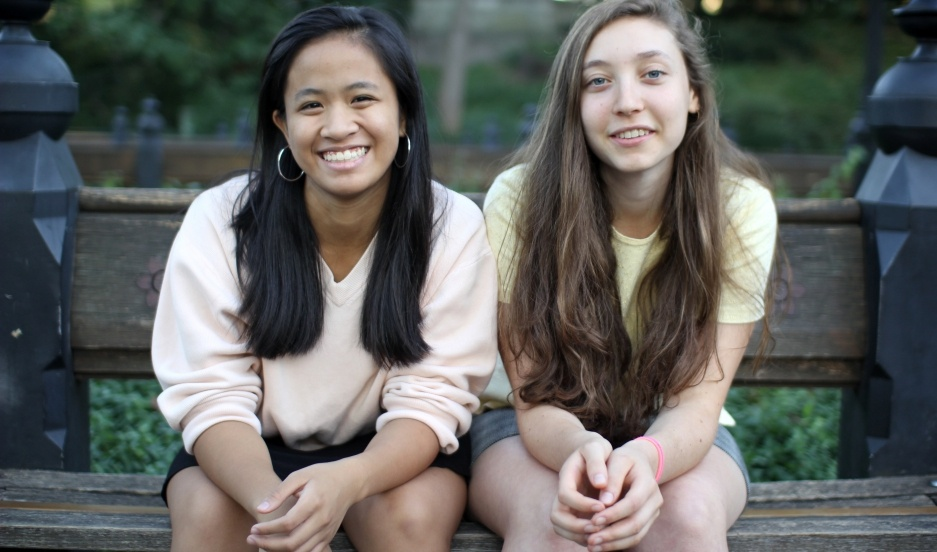
#> input picture test.jpg, 937 x 552 px
$ python run.py
#> lines starting #> are read from the running program, lines starting #| are printed output that depends on the picture; after the words box and inside, x2 and y2 are one past the last pixel; in counts of white or black regions, pixels touching at a corner belong together
import math
import cv2
import numpy as np

"""
.. sectionauthor:: Ali ArjomandBigdeli  <https://github.com/aliarjomandbigdeli>
.. since:: 1/21/2019
"""


def main():
    file_name = "test.jpg"
    video_file_name = "8.mp4"

    read_and_show_image(file_name)

    split_channel_blue(file_name)

    show_gray_image(file_name)

    gaussian_blur_gray_scale_image(file_name)

    rotate_image(file_name, -90)

    half_width_image(file_name)

    img = cv2.imread(file_name, 1)
    height, width, channels = img.shape
    resize_image(file_name, math.floor(width / 2), height)

    show_image_edges(file_name)

    segment_image(file_name)

    face_detection(file_name)

    show_frame_of_a_video(video_file_name, 5)

    cv2.waitKey(0)
    cv2.destroyAllWindows()


def read_and_show_image(file_name):
#> called with file_name = 'test.jpg'
    color = cv2.imread(file_name, 1)
#> color is the input picture: shape (552, 937, 3); mean B, G, R 96, 98.7, 97.8
    cv2.imshow("image", color)


def split_channel_blue(file_name):
#> called with file_name = 'test.jpg'
    color = cv2.imread(file_name, 1)
    blue_img = color.copy()
    blue_img[:, :, 1] = 0
    blue_img[:, :, 2] = 0
    cv2.imshow('Blue channel', blue_img)

    # [8 lines of commented-out code are left out]


def show_gray_image(file_name):
#> called with file_name = 'test.jpg'
    color = cv2.imread(file_name, 1)
    gray = cv2.cvtColor(color, cv2.COLOR_RGB2GRAY)
    cv2.imwrite("gray.jpg", gray)
    cv2.imshow("gray scale", gray)


def gaussian_blur_gray_scale_image(file_name):
#> called with file_name = 'test.jpg'
    color = cv2.imread(file_name, 1)
    gray = cv2.cvtColor(color, cv2.COLOR_RGB2GRAY)
    blur = cv2.GaussianBlur(gray, (5, 5), 0)
    cv2.imshow("gaussian blur", blur)


def rotate_image(file_name, angel):
#> called with file_name = 'test.jpg', angel = -90
    img = cv2.imread(file_name, 1)
    rotated_img = cv2.rotate(img, cv2.ROTATE_90_COUNTERCLOCKWISE)
    M = cv2.getRotationMatrix2D((img.shape[1] / 2, img.shape[0] / 2), angel, 1)
    rotated = cv2.warpAffine(img, M, (img.shape[1], img.shape[0]))
    cv2.imshow("rotated", rotated)
    cv2.imshow("rotated_img", rotated_img)


def half_width_image(file_name):
#> called with file_name = 'test.jpg'
    img = cv2.imread(file_name, 1)
    resize_image = cv2.resize(img, (0, 0), fx=0.5, fy=1)
    cv2.imshow("resize image", resize_image)


def resize_image(file_name, width, height):
#> called with file_name = 'test.jpg', width = 468, height = 552
    img = cv2.imread(file_name, 1)
    resize_image = cv2.resize(img, (width, height))
    cv2.imshow("resize image 2", resize_image)


def show_image_edges(file_name):
#> called with file_name = 'test.jpg'
    img = cv2.imread(file_name, 1)
    edges = cv2.Canny(img, 100, 70)
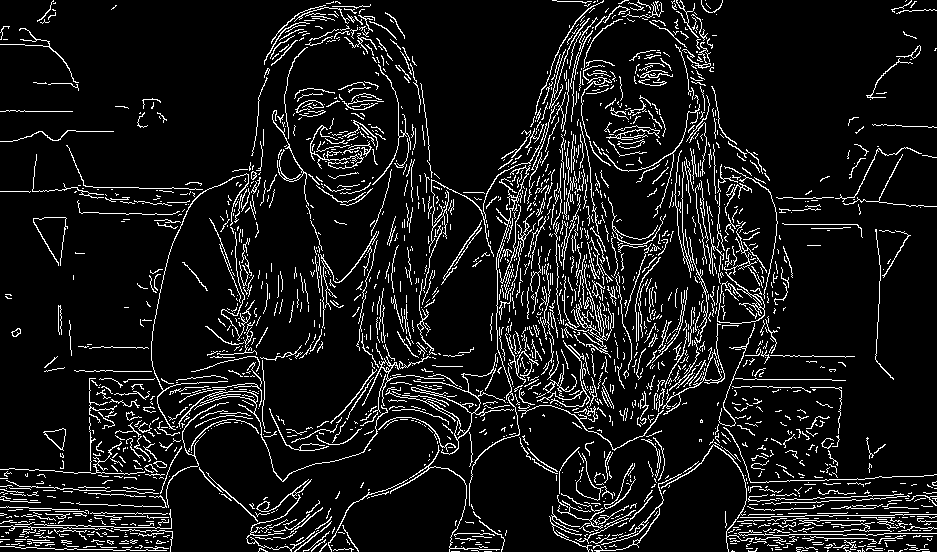
#> edges: shape (552, 937); 9.3% white in thin lines or dots
    cv2.imshow("Canny edges", edges)


def segment_image(file_name):
#> called with file_name = 'test.jpg'
    img = cv2.imread(file_name)
    gray = cv2.cvtColor(img, cv2.COLOR_BGR2GRAY)
    ret, thresh = cv2.threshold(gray, 0, 255, cv2.THRESH_BINARY_INV + cv2.THRESH_OTSU)
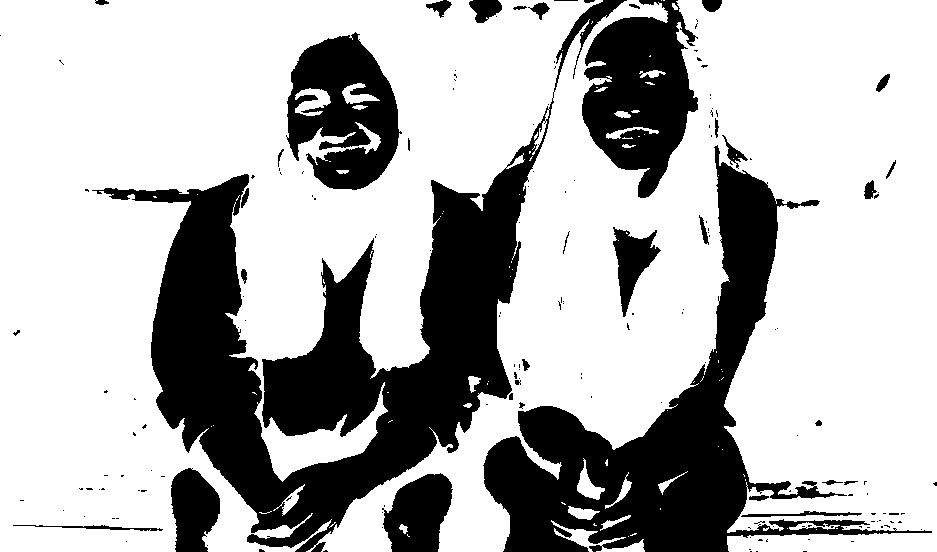
#> thresh: shape (552, 937); 71% white; 174 black regions (135 under 20 px), largest, box (x1, y1, x2, y2) and area: (92, 0, 627, 552) 69461, (483, 145, 932, 552) 42701, (582, 0, 698, 198) 13900
#> ret = 124

    # noise removal
    kernel = np.ones((7, 7), np.uint8)
    opening = cv2.morphologyEx(thresh, cv2.MORPH_OPEN, kernel, iterations=2)
#> opening: shape (552, 937); 67.3% white; 47 black regions (30 under 20 px), largest, box (x1, y1, x2, y2) and area: (85, 0, 711, 552) 100820, (483, 108, 937, 552) 50548, (278, 32, 410, 190) 13887

    # sure background area
    sure_bg = cv2.dilate(opening, kernel, iterations=3)
#> sure_bg: shape (552, 937); 79.3% white; 8 black regions (1 under 20 px), largest, box (x1, y1, x2, y2) and area: (161, 171, 520, 552) 50582, (493, 157, 893, 552) 32372, (567, 0, 689, 177) 13169

    # Finding sure foreground area
    dist_transform = cv2.distanceTransform(opening, cv2.DIST_L2, 5)
    ret, sure_fg = cv2.threshold(dist_transform, 0.1 * dist_transform.max(), 255, 0)
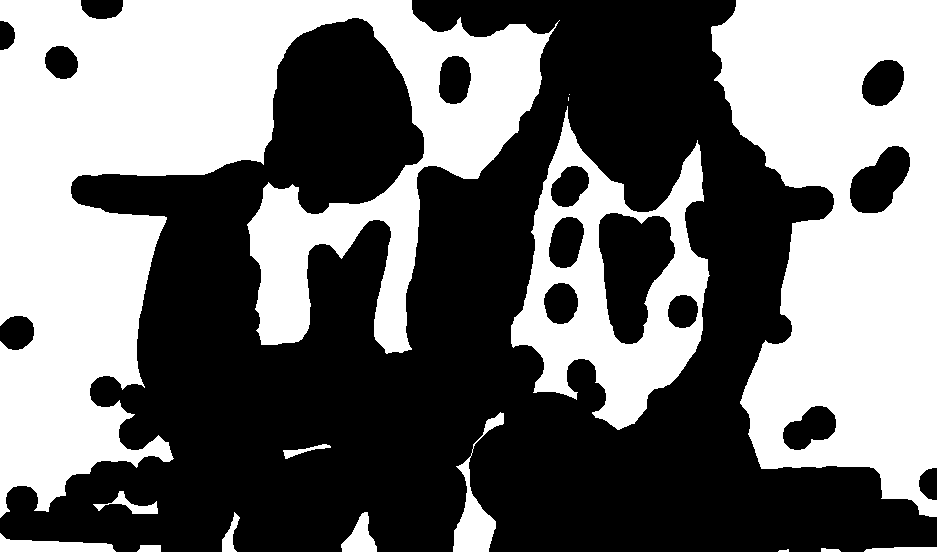
#> sure_fg: shape (552, 937) float32; 44.6% white; 15 white regions (2 under 20 px), largest, box (x1, y1, x2, y2) and area: (0, 0, 560, 518) 120713, (711, 0, 937, 517) 78701, (511, 106, 710, 430) 25385
#> ret = 14.59
    # ret, sure_fg = cv2.threshold(dist_transform, 0.7 * dist_transform.max(), 255, 0)

    # Finding unknown region
    sure_fg = np.uint8(sure_fg)
    unknown = cv2.subtract(sure_bg, sure_fg)
#> unknown: shape (552, 937); 34.7% white; 18 white regions, largest, box (x1, y1, x2, y2) and area: (0, 0, 937, 552) 147099, (255, 411, 385, 484) 6819, (599, 213, 675, 344) 6385

    # Marker labelling
    ret, markers = cv2.connectedComponents(sure_fg)
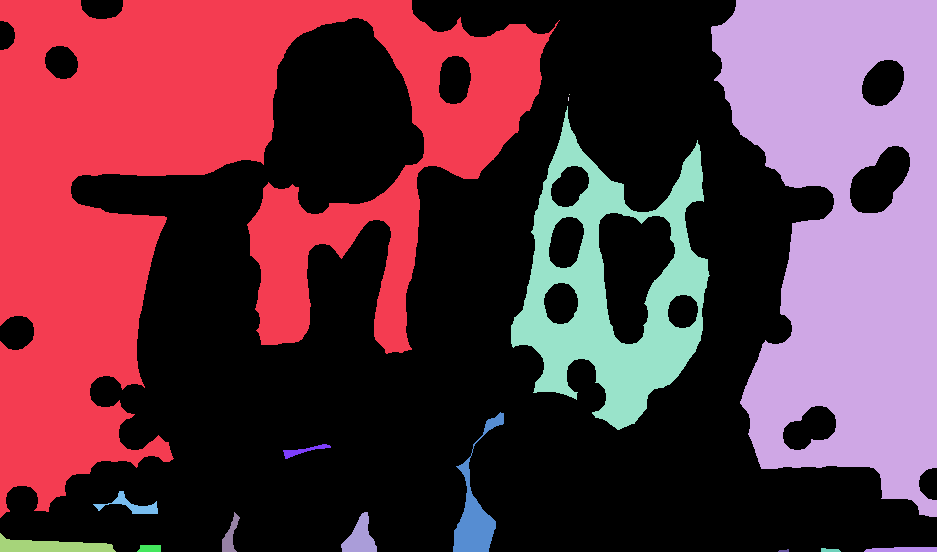
#> markers: shape (552, 937) int32; 16 distinct labels, from 0 to 15; one colour per label, 0 black
#> ret = 16

    # Add one to all labels so that sure background is not 0, but 1
    markers = markers + 1
#> markers: shape (552, 937) int32; 16 distinct labels, from 1 to 16

    # Now, mark the region of unknown with zero
    markers[unknown == 255] = 0
#> markers: shape (552, 937) int32; 17 distinct labels, from 0 to 16
    markers = cv2.watershed(img, markers)
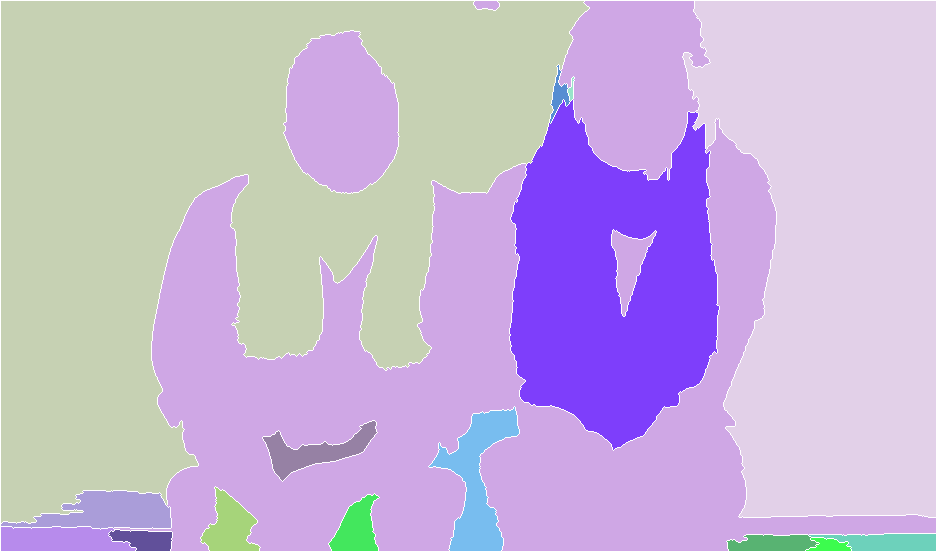
#> markers: shape (552, 937) int32; 17 distinct labels, from -1 to 16; one colour per label, 0 black, -1 white
    img[markers == -1] = [255, 0, 0]
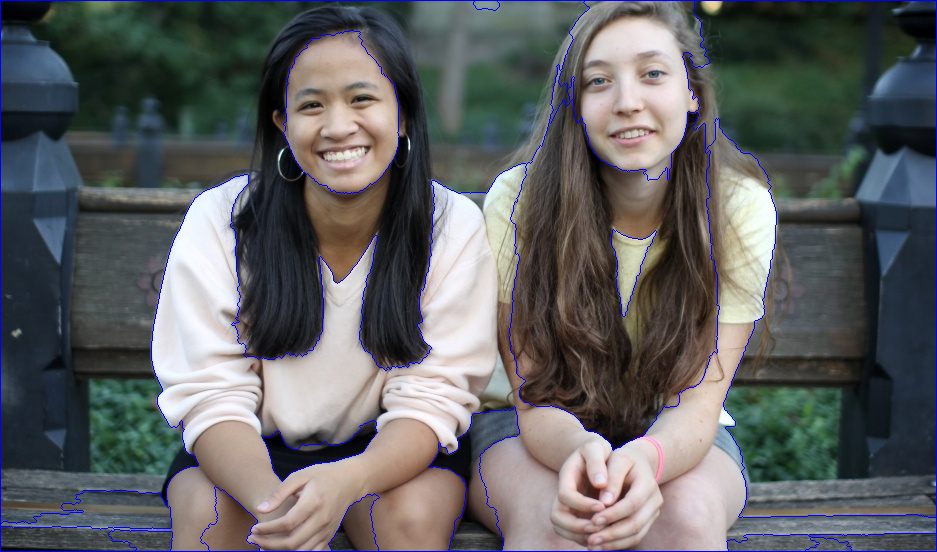
#> img: shape (552, 937, 3); 1.72% of pixels changed, all inside (x1, y1, x2, y2) = (0, 0, 937, 552)
    cv2.imshow('segmentation', img)


def face_detection(file_name):
#> called with file_name = 'test.jpg'
    img = cv2.imread(file_name, 1)
    gray = cv2.cvtColor(img, cv2.COLOR_RGB2GRAY)
    path = "data/haarcascade_frontalface_default.xml"

    face_cascade = cv2.CascadeClassifier(path)
    faces = face_cascade.detectMultiScale(gray, scaleFactor=1.30, minNeighbors=5, minSize=(40, 40))
#> faces = [[561, 23, 140, 140], [265, 42, 147, 147]]
    print("number of faces that are detected: {}".format(len(faces)))
#| number of faces that are detected: 2

    for (x, y, w, h) in faces:
        cv2.rectangle(img, (x, y), (x + w, y + h), (0, 255, 0), 2)
#> this loop made 2 passes
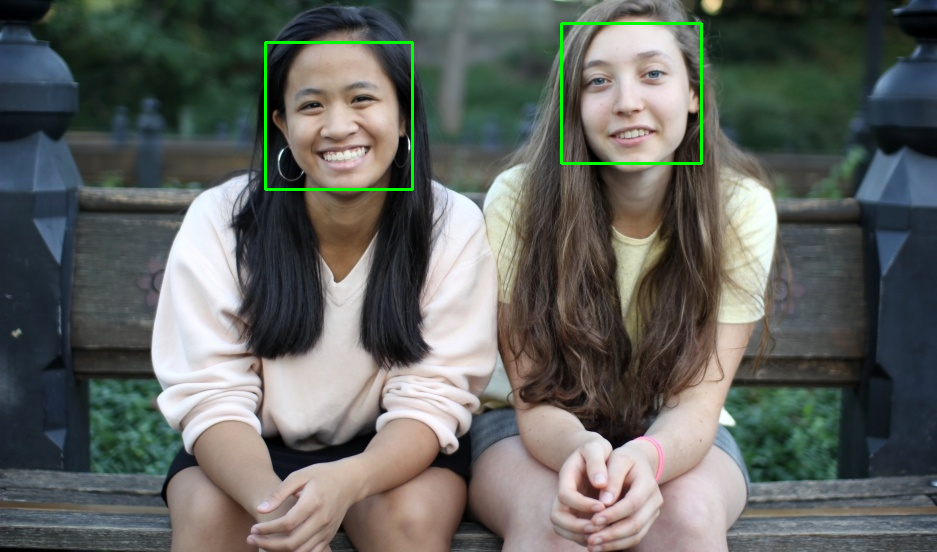
#> img: shape (552, 937, 3); 0.66% of pixels changed, all inside (x1, y1, x2, y2) = (264, 22, 703, 191)

    cv2.imshow("face detection", img)


def show_frame_of_a_video(file_name, number_of_frames):
#> (the run stopped early here; a loop or call above may not have finished)
